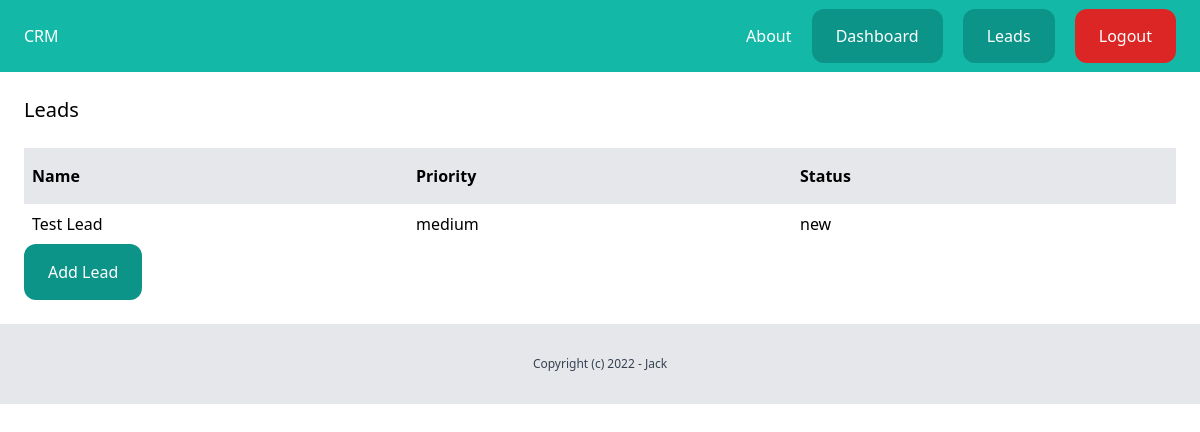
/dashboard/leads/ (signed in), run on an earlier commit of the app's database.
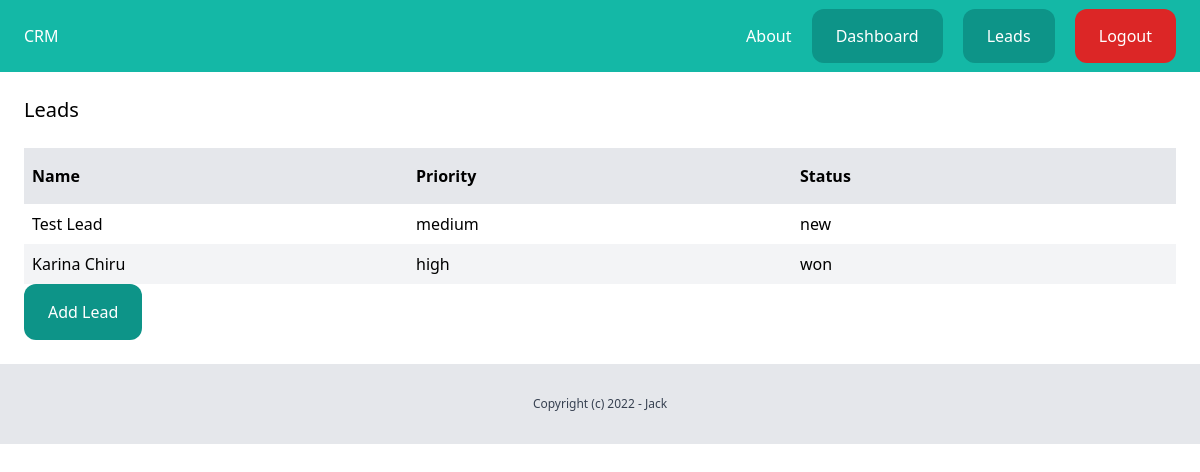
And on a later commit of the database.
### lead/models.py (models this page shows, shortened)
class Lead(models.Model):
    LOW = 'low'
    MEDIUM = 'medium'
    HIGH = 'high'
    CHOICES_PRIORITY = (
        (LOW, 'Low'),
        (MEDIUM, 'Medium'),
        (HIGH, 'High')
    )
    NEW = 'new'
    CONTACTED = 'contacted'
    WON = 'won'
    LOST = 'lost'
    CHOICES_STATUS = (
        (NEW, 'New'),
        (CONTACTED, 'Contacted'),
        (WON, 'Won'),
        (LOST, 'Lost'),
    )
    priority = models.CharField(max_length=10, choices=CHOICES_PRIORITY, default=MEDIUM)
    status = models.CharField(max_length=10, choices=CHOICES_STATUS, default=NEW)
    name = models.CharField(max_length=255)
    email = models.EmailField(null=True)
    description = models.TextField(blank=True, null=True)
    created_by = models.ForeignKey(User, related_name='leads', on_delete=models.CASCADE)
    created_at = models.DateTimeField(auto_now_add=True)
    modified_at = models.DateTimeField(auto_now=True)

### lead/views.py (the view)
# urls.py: path('', views.leads_list, name='leads_list'),
@login_required
def leads_list(request):
    leads = Lead.objects.filter(created_by=request.user)
    return render(request, 'lead/leads_list.html', { 'leads': leads })

### lead/templates/lead/leads_list.html (shortened to what this page needs)
{% extends 'core/base.html' %}
{% block content %}
  <div class="py-6 px-6">
    <h1 class="mb-4 text-xl">Leads</h1>
    <div class="mt-6 flex justify-between">
      <p class="py-4 px-2 bg-gray-200 font-semibold w-full">Name</p>
      <p class="py-4 px-2 bg-gray-200 font-semibold w-full">Priority</p>
      <p class="py-4 px-2 bg-gray-200 font-semibold w-full">Status</p>
    </div>
    {% for lead in leads %}
      <div class="flex justify-between">
        <p class="py-2 px-2 w-full {% cycle '' 'bg-gray-100' %}">{{ lead.name }}</p>
        <p class="py-2 px-2 w-full {% cycle '' 'bg-gray-100' %}">{{ lead.priority }}</p>
        <p class="py-2 px-2 w-full {% cycle '' 'bg-gray-100' %}">{{ lead.status }}</p>
      </div>
    {% endfor %}
    <a href="{% url 'add_lead' %}" class="inline-block py-4 px-6 rounded-xl bg-teal-600 text-white">Add Lead</a>
  </div>
{% endblock %}

### core/templates/core/base.html (shortened to what this page needs)
<!doctype html>
<html>
<head>
  <script src="https://cdn.tailwindcss.com"></script>
</head>
<body>
  <nav class="py-6 px-6 flex justify-between bg-teal-500">
    <a href="{% url 'index' %}" class="text-white">CRM</a>
    <div class="space-x-4">
      <a href="{% url 'about' %}" class="text-white">About</a>
      {% if request.user.is_authenticated %}
        <a href="{% url 'dashboard' %}" class="py-4 px-6 rounded-xl bg-teal-600 text-white">Dashboard</a>
        <a href="{% url 'leads_list' %}" class="py-4 px-6 rounded-xl bg-teal-600 text-white">Leads</a>
        <a href="{% url 'logout' %}" class="py-4 px-6 rounded-xl bg-red-600 text-white">Logout</a>
      {% else %}
        <a href="{% url 'login' %}" class="py-4 px-6 rounded-xl bg-teal-600 text-white">Log in</a>
        <a href="{% url 'signup' %}" class="py-4 px-6 rounded-xl bg-teal-300 text-white">Sign up</a>
      {% endif %}
    </div>
  </nav>
  {% block content %}{% endblock %}
  <footer class="py-8 text-center bg-gray-200">
    <p class="text-xs text-gray-700">Copyright (c) 2022 - Jack</p>
  </footer>
</body>
</html>

What changed in the data, as far as the page shows it:
added Lead: name "Karina Chiru", priority "high", status "won"
